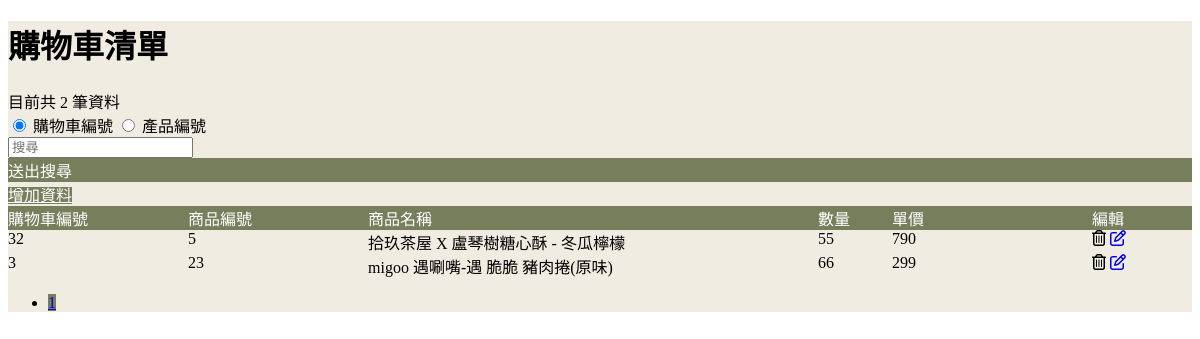
The app's page /Cart/cartdetail/cartPage02.php with its own data.
### tables this page shows
CREATE TABLE `cartproduct_detail` (
  `cartproduct_id` int(11) NOT NULL,
  `cart_id` int(11) NOT NULL,
  `product_id` int(11) NOT NULL,
  `quantity` int(11) NOT NULL,
  `modifyTime` datetime DEFAULT NULL
);

CREATE TABLE `product` (
  `product_id` int(11) NOT NULL,
  `product_name` varchar(300) NOT NULL,
  `price` int(11) NOT NULL,
  `product_description` varchar(10000) NOT NULL,
  `specification` varchar(10000) NOT NULL,
  `product_type_id` int(11) NOT NULL,
  `product_type_list_id` int(11) NOT NULL,
  `discount_rate_id` int(1) DEFAULT NULL,
  `isValid` int(1) NOT NULL DEFAULT 1
);

### Cart/cartdetail/cartPage02.php (the view, shortened to what this page needs)
<?php
require_once("../connect.php");
$where1 = "";
$search = (isset($_GET["search"]))?$_GET["search"]:"";
$searchType = (isset($_GET["type"]))?$_GET["type"]:"";
if($search == ""){
    $searchSQL = "";
}else{
    $searchSQL = "`$searchType` LIKE '%$search%' AND";
}
if(!isset($_GET["page"])){
    $page = 1;
}else{
    $page = $_GET["page"];
}
$perPage = 5;
$pageStart = ($page - 1) * $perPage;
$totalSql = "SELECT COUNT(*) as total FROM `CartProduct_detail` $where1";
$totalResult = $conn->query($totalSql);
$totalRow = $totalResult->fetch_assoc();
$totalRows = $totalRow['total'];
$totalPages = ceil($totalRows / $perPage);
$sql = "SELECT * FROM `CartProduct_detail`
JOIN product ON product.product_id=cartproduct_detail.product_id
WHERE $searchSQL  product.isValid = 1
ORDER BY `quantity` ASC LIMIT $pageStart, $perPage;";
try{
     $result = $conn->query($sql);
     $msgNum = $result -> num_rows;
     $rows = $result -> fetch_all(MYSQLI_ASSOC);
    }catch(mysqli_sql_exception $exc){
     $errorMsg = $exc->getMessage();
     $msgNum = -1;
    }
?>
<!DOCTYPE html>
<html lang="en">
<head>
    <link rel="stylesheet" href="https://cdnjs.cloudflare.com/ajax/libs/font-awesome/6.4.0/css/all.min.css">
</head>
<body>
<div class="container bgcwhite">
  <h1 class="pt-4 fw-bold">購物車清單</h1>
        <?php if($msgNum > 0): ?>
            <div class="d-flex">
                <div class="my-2 me-auto">
                    目前共 <?=$msgNum?> 筆資料
                </div>
                <div class="me-1">
                    <div class="input-group input-group-sm">
                        <div class="input-group-text">
                            <input name="searchType" id="searchType1" type="radio" class="form-check-input" value="cart_id" checked>
                            <label for="searchType1" class="me-2">購物車編號</label>
                            <input name="searchType2" id="searchType2" type="radio" class="form-check-input" value="product_id">
                            <label for="searchType2">產品編號</label>
                        </div>
                        <input name="search" type="text" class="form-control form-control-sm" placeholder="搜尋">
                        <div class="btn titlecgr btn-sm btn-search">送出搜尋</div>
                    </div>
                </div>
                <div>
                <a href="../utilities/navbar.php?webpage=cartForm.html" class="btn titlecgr btn-sm">增加資料</a>
                </div>
            </div>
            <div class="msg titlecgr ps-1">
                <div class="id">購物車編號</div>
                <div class="productnum">商品編號</div>
                <div class="name">商品名稱</div>
                <div class="content">數量</div>
                <div class="productpri">單價</div>
                <div class="time">編輯</div>
            </div>
        <?php foreach($rows as $row):?>
            <div class="msg my-1">
                <div class="id"><?=$row["cart_id"]?></div>
                <div class="productnum"><?=$row["product_id"]?></div>
                <div class="name"><?=$row["product_name"]?></div>
                <div class="content"><?=$row["quantity"]?></div>
                <div class="productpri"><?=$row["price"]?></div>
                <div class="time">
                <span class="btn btn-sm btn-del" idn="<?=$row["cart_id"]?>" ><i class="fa-regular fa-trash-can"></i></span>
                <a href="./navbar.php?webpage=cartpage01.php&cart_id=<?=$row["cart_id"]?>" class="btn btn-sm"><i class="fa-regular fa-pen-to-square"></i></a>
                </div>
            </div>
        <?php endforeach; ?>
            <?php elseif($msgNum == 0): ?>
                目前沒有資料
            <?php else: ?>
                發生錯誤：<?= $errorMsg ?>
        <?php endif; ?>
        <div class="d-flex justify-content-center mt-4">
            <nav aria-label="Page navigation example">
                <ul class="pagination">
                    <?php for ($i=1;$i<=$totalPages; $i++): ?>
                        <li class="page-item">
                            <a class="page-link <?= ($page==$i)?"active":""?>" href="./navbar.php?webpage=cartPage02.php&page=<?=$i?>"><?=$i?></a>
                        </li>
                    <?php endfor; ?>
                </ul>
            </nav>
        </div>
</div>
</body>
</html>

### Cart/cartdetail/cartPage02.php (style rules this page uses)
.msg { display: flex; }
.id { width: 180px; }
.name { width: 450px; }
.productnum { width: 180px; }
.content { width: calc(100% - 180px - 450px - 100px - 180px - 200px) }
.productpri { width: 200px; }
.time { width: 100px; }
.bgcwhite { background-color: #F1Ece2; }
.titlecgr { background-color: #777e5c; color: white; }
.pagination { --bs-pagination-color: #777e5c; --bs-pagination-hover-color: #777e5c; --bs-pagination-focus-color: #777e5c; }
.active>.page-link, .page-link.active { background-color: #777e5c; border-color: #777e5c; }
.form-check-input:checked { background-color: #777e5c; border-color: #777e5c; }

### records on screen
cartproduct_detail: cart "32", product.product_id "5", product.product_name "拾玖茶屋 X 盧琴樹糖心酥 - 冬瓜檸檬", quantity "55", product.price "790"
cartproduct_detail: cart "3", product.product_id "23", product.product_name "migoo 遇唰嘴-遇 脆脆 豬肉捲(原味)", quantity "66", product.price "299"

### other values on screen
$msgNum "2"
